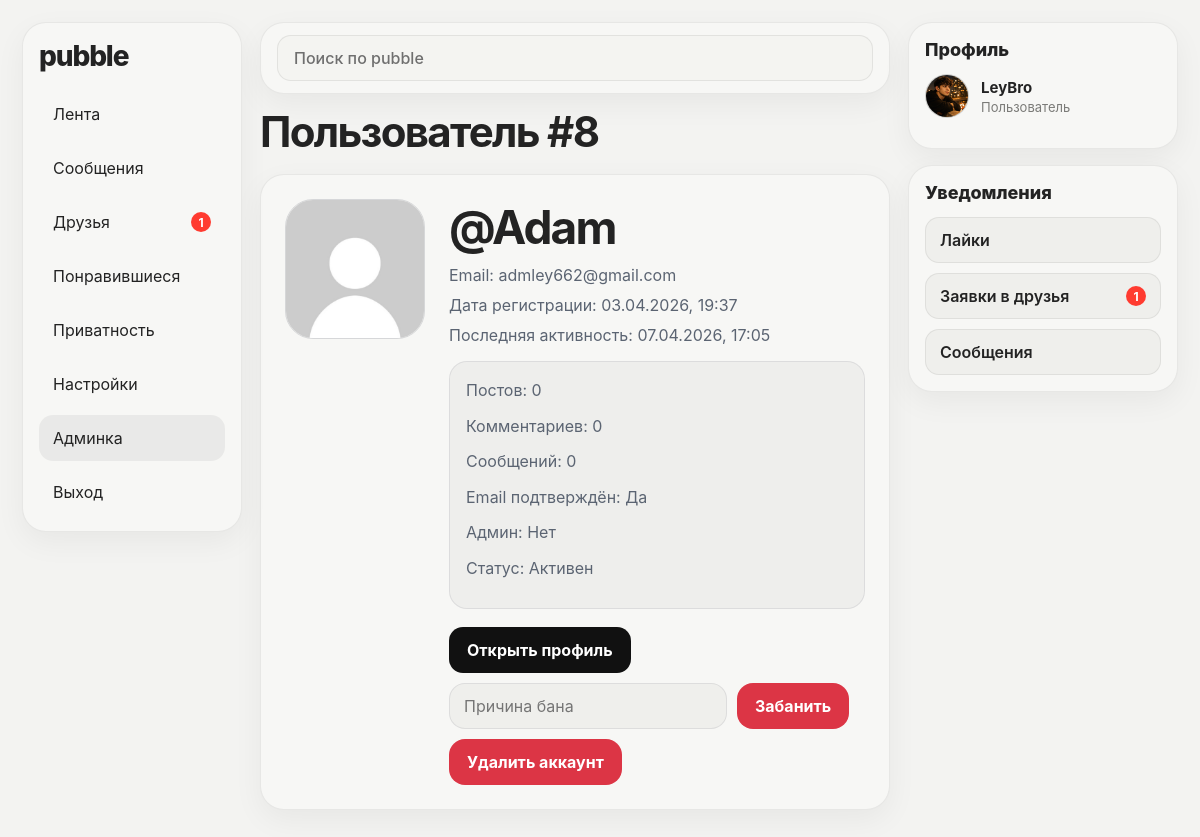
Screenshot of /admin/user/8 (signed in) with the database file from the repository.
### tables this page shows
CREATE TABLE users (
            id INTEGER PRIMARY KEY AUTOINCREMENT,
            username TEXT NOT NULL UNIQUE,
            email TEXT NOT NULL UNIQUE,
            password TEXT NOT NULL,
            created_at TIMESTAMP DEFAULT CURRENT_TIMESTAMP
        , bio TEXT DEFAULT '', avatar_url TEXT DEFAULT '', message_privacy TEXT DEFAULT 'everyone', is_profile_private INTEGER DEFAULT 0, hide_posts INTEGER DEFAULT 0, hide_profile_photos INTEGER DEFAULT 0, email_verified INTEGER DEFAULT 0, email_verification_code TEXT DEFAULT '', password_reset_code TEXT DEFAULT '', password_reset_expires TEXT DEFAULT '', posts_visibility TEXT DEFAULT 'everyone', photos_visibility TEXT DEFAULT 'everyone', last_seen_at TIMESTAMP, is_banned INTEGER DEFAULT 0, ban_reason TEXT DEFAULT '', banned_at TIMESTAMP, is_admin INTEGER DEFAULT 0, is_moderator INTEGER DEFAULT 0);

### app.py (the view)
@app.route("/admin/user/<int:user_id>")
@admin_required
def admin_user_detail(user_id):
    with get_db_connection() as conn:
        user = conn.execute(
            "SELECT * FROM users WHERE id = ?",
            (user_id,)
        ).fetchone()
        if not user:
            flash("Пользователь не найден")
            return redirect(url_for("admin_users"))
        posts_count = conn.execute(
            "SELECT COUNT(*) FROM posts WHERE author_id = ?",
            (user_id,)
        ).fetchone()[0]
        comments_count = conn.execute(
            "SELECT COUNT(*) FROM comments WHERE author_id = ?",
            (user_id,)
        ).fetchone()[0]
        messages_count = conn.execute(
            "SELECT COUNT(*) FROM messages WHERE sender_id = ?",
            (user_id,)
        ).fetchone()[0]
    return render_template(
        "admin_user_detail.html",
        user=user,
        posts_count=posts_count,
        comments_count=comments_count,
        messages_count=messages_count
    )

### app.py (called while the page is built)
def update_last_seen(user_id):
    if not user_id:
        return
    with get_db_connection() as conn:
        conn.execute("""
            UPDATE users
            SET last_seen_at = CURRENT_TIMESTAMP
            WHERE id = ?
        """, (user_id,))
        conn.commit()

def admin_required(view_func):
    @wraps(view_func)
    def wrapper(*args, **kwargs):
        if not session.get("user_id"):
            flash("Сначала войди в аккаунт")
            return redirect(url_for("login"))
        with get_db_connection() as conn:
            if not is_admin_user(conn, session["user_id"]):
                flash("Доступ запрещён")
                return redirect(url_for("index"))
        return view_func(*args, **kwargs)
    return wrapper

def get_db_connection():
    conn = sqlite3.connect(DATABASE, timeout=10)
    conn.row_factory = sqlite3.Row
    return conn

def is_admin_user(conn, user_id):
    if not user_id:
        return False
    user = conn.execute(
        "SELECT is_admin FROM users WHERE id = ?",
        (user_id,)
    ).fetchone()
    return bool(user and "is_admin" in user.keys() and user["is_admin"] == 1)

def is_moderator_user(conn, user_id):
    if not user_id:
        return False
    user = conn.execute(
        "SELECT is_moderator FROM users WHERE id = ?",
        (user_id,)
    ).fetchone()
    return bool(user and "is_moderator" in user.keys() and user["is_moderator"] == 1)

@app.before_request
def chek_maintenance():
    if MAINTENANCE_MODE:
        return "Сайт на техническом обслуживании.", 503

@app.before_request
def before_request_handler():
    if session.get("user_id"):
        update_last_seen(session["user_id"])

### templates/admin_user_detail.html (shortened to what this page needs)
{% extends "base.html" %}
{% block content %}
<div class="page-top">
    <h1>Пользователь #{{ user.id }}</h1>
</div>
<div class="profile-hero">
    <div class="profile-hero-left">
        <img src="{{ url_for('static', filename=(user.avatar_url or 'default-avatar.jpg')) }}" class="avatar-large" alt="avatar">
    </div>
    <div class="profile-hero-right">
        <h1>@{{ user.username }}</h1>
        <p>Email: {{ user.email }}</p>
        <p>Дата регистрации: <span data-utc-time="{{ user.created_at }}">{{ user.created_at }}</span></p>
        {% if user.last_seen_at %}
            <p>Последняя активность: <span data-utc-time="{{ user.last_seen_at }}">{{ user.last_seen_at }}</span></p>
        {% endif %}
        <div class="profile-bio">
            <p>Постов: {{ posts_count }}</p>
            <p>Комментариев: {{ comments_count }}</p>
            <p>Сообщений: {{ messages_count }}</p>
            <p>Email подтверждён: {% if user.email_verified == 1 %}Да{% else %}Нет{% endif %}</p>
            <p>Админ: {% if user.is_admin == 1 %}Да{% else %}Нет{% endif %}</p>
            <p>Статус: {% if user.is_banned == 1 %}Забанен{% else %}Активен{% endif %}</p>
        </div>
        <div class="profile-actions">
            <a class="main-button" href="/profile/{{ user.username }}">Открыть профиль</a>
            {% if user.is_banned == 0 and user.is_admin == 0 %}
                <form method="POST" action="/admin/ban/{{ user.id }}" class="admin-inline-form">
                    <input type="text" name="ban_reason" placeholder="Причина бана">
                    <button type="submit" class="danger-zone-button">Забанить</button>
                </form>
            {% endif %}
            {% if user.is_admin == 0 %}
                <form method="POST" action="/admin/delete-user/{{ user.id }}" onsubmit="return confirm('Удалить аккаунт пользователя?')">
                    <button type="submit" class="danger-zone-button">Удалить аккаунт</button>
                </form>
            {% endif %}
        </div>
    </div>
</div>
{% endblock %}

### templates/base.html (shortened to what this page needs)
{% set current_theme = session.get('theme', 'light') %}
{% set is_auth_page = request.path in ['/login', '/register', '/forgot-password'] %}
{% set is_chat_page = request.path.startswith('/messages/') %}
{% set is_logged_in = session.get('user_id') %}
<!DOCTYPE html>
<html lang="ru" data-theme="{{ current_theme }}">
<head>
    <link rel="stylesheet" href="{{ url_for('static', filename='style.css') }}">
</head>
<body class="{% if is_chat_page %}chat-body{% endif %}">
    {% if is_logged_in and not is_auth_page and not is_chat_page %}
        <div class="desktop-shell">
            <aside class="desktop-sidebar">
                <div class="desktop-sidebar-card">
                    <a class="desktop-logo" href="/">pubble</a>
                    <nav class="desktop-nav">
                        <a href="/" class="desktop-nav-link {% if request.path == '/' and request.args.get('tab') != 'popular' %}active{% endif %}">Лента</a>
                        <a href="/messages" class="desktop-nav-link {% if request.path.startswith('/messages') %}active{% endif %}">
                            <span>Сообщения</span>
                        </a>
                        <a href="/friends" class="desktop-nav-link {% if request.path == '/friends' %}active{% endif %}">
                            <span>Друзья</span>
                            {% if friends_notifications > 0 %}
                                <span class="desktop-nav-badge">{{ friends_notifications }}</span>
                            {% endif %}
                        </a>
                        <a href="/liked" class="desktop-nav-link {% if request.path == '/liked' %}active{% endif %}">Понравившиеся</a>
                        <a href="/privacy" class="desktop-nav-link {% if request.path == '/privacy' %}active{% endif %}">Приватность</a>
                        <a href="/settings" class="desktop-nav-link {% if request.path == '/settings' %}active{% endif %}">Настройки</a>
                        {% if is_admin %}
                            <a href="/admin" class="desktop-nav-link {% if request.path.startswith('/admin') %}active{% endif %}">
                                Админка
                            </a>
                        {% endif %}
                        <a href="/logout" class="desktop-nav-link">Выход</a>
                    </nav>
                </div>
            </aside>
            <div class="desktop-main-column">
                <header class="desktop-topbar">
                    <form class="desktop-search" method="GET" action="/search">
                        <input
                            type="text"
                            name="q"
                            placeholder="Поиск по pubble"
                            value="{{ request.args.get('q', '') }}"
                        >
                    </form>
                </header>
                <main class="desktop-content">
    {% else %}
                <main class="page-wrap {% if is_chat_page %}chat-page-wrap{% elif is_auth_page %}auth-clean-wrap{% else %}guest-clean-wrap{% endif %}">
    {% endif %}
                    {% block content %}{% endblock %}
                </main>
    {% if is_logged_in and not is_auth_page and not is_chat_page %}
            </div>
            <aside class="desktop-rightbar">
                <div class="desktop-side-card profile-side-card">
                    <h3 class="desktop-side-title">Профиль</h3>
                    <a class="profile-side-user" href="/profile/{{ session.get('username') }}">
                        <img
                            src="{{ url_for('static', filename=(session.get('avatar_url') or 'default-avatar.jpg')) }}"
                            alt="avatar"
                            class="profile-side-avatar"
                        >
                        <div class="profile-side-meta">
                            <strong>{{ session.get('username') }}</strong>
                            <span>{{ session.get('full_name') or 'Пользователь' }}</span>
                        </div>
                    </a>
                </div>
                <div class="desktop-side-card notifications-side-card">
                    <h3 class="desktop-side-title">Уведомления</h3>
                    <div class="notify-accordion">
                        <button class="notify-accordion-toggle" type="button" data-accordion-target="likesBox">
                            <span>Лайки</span>
                        </button>
                    </div>
                    <div class="notify-accordion">
                        <button class="notify-accordion-toggle" type="button" data-accordion-target="friendsBox">
                            <span>Заявки в друзья</span>
                            {% if friends_notifications > 0 %}
                                <span class="notify-count">{{ friends_notifications }}</span>
                            {% endif %}
                        </button>
                    </div>
                    <div class="notify-accordion">
                        <button class="notify-accordion-toggle" type="button" data-accordion-target="messagesBox">
                            <span>Сообщения</span>
                        </button>
                    </div>
                </div>
            </aside>
        </div>
    {% endif %}
</body>
</html>

### rows the page displays
users: id "8", username "Adam", email "admley662@gmail.com"
users: get "LeyBro"

### other values shown
{{ friends_notifications }} "1"
{{ posts_count }} "0"
{{ comments_count }} "0"
{{ messages_count }} "0"
{{ session.get('full_name') or 'Пользователь' }} "Пользователь"
